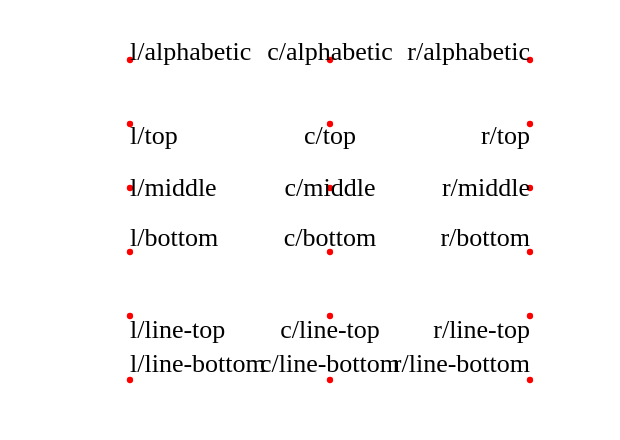

Specify this chart in Vega-Lite:
### Vega specification from a JSON file in a GitHub repository (floating-point values rounded to 4 significant figures)
{"$schema": "https://vega.github.io/schema/vega/v6.json", "width": 300, "height": 210, "padding": 5, "marks": [{"type": "symbol", "from": {"data": "t"}, "encode": {"update": {"x": {"field": "x"}, "y": {"field": "y"}, "size": {"value": 10}, "fill": {"value": "red"}}}}, {"type": "text", "from": {"data": "t"}, "encode": {"update": {"x": {"field": "x"}, "y": {"field": "y"}, "text": {"field": "t"}, "align": {"field": "a"}, "baseline": {"field": "b"}, "fontSize": {"value": 13}, "fill": {"value": "#000"}, "font": {"value": "Georgia, serif"}}}}], "data": [{"name": "t", "values": [{"x": 60, "y": 25, "a": "left", "b": "alphabetic", "t": "l/alphabetic"}, {"x": 160, "y": 25, "a": "center", "b": "alphabetic", "t": "c/alphabetic"}, {"x": 260, "y": 25, "a": "right", "b": "alphabetic", "t": "r/alphabetic"}, {"x": 60, "y": 57, "a": "left", "b": "top", "t": "l/top"}, {"x": 160, "y": 57, "a": "center", "b": "top", "t": "c/top"}, {"x": 260, "y": 57, "a": "right", "b": "top", "t": "r/top"}, {"x": 60, "y": 89, "a": "left", "b": "middle", "t": "l/middle"}, {"x": 160, "y": 89, "a": "center", "b": "middle", "t": "c/middle"}, {"x": 260, "y": 89, "a": "right", "b": "middle", "t": "r/middle"}, {"x": 60, "y": 121, "a": "left", "b": "bottom", "t": "l/bottom"}, {"x": 160, "y": 121, "a": "center", "b": "bottom", "t": "c/bottom"}, {"x": 260, "y": 121, "a": "right", "b": "bottom", "t": "r/bottom"}, {"x": 60, "y": 153, "a": "left", "b": "line-top", "t": "l/line-top"}, {"x": 160, "y": 153, "a": "center", "b": "line-top", "t": "c/line-top"}, {"x": 260, "y": 153, "a": "right", "b": "line-top", "t": "r/line-top"}, {"x": 60, "y": 185, "a": "left", "b": "line-bottom", "t": "l/line-bottom"}, {"x": 160, "y": 185, "a": "center", "b": "line-bottom", "t": "c/line-bottom"}, {"x": 260, "y": 185, "a": "right", "b": "line-bottom", "t": "r/line-bottom"}]}]}
